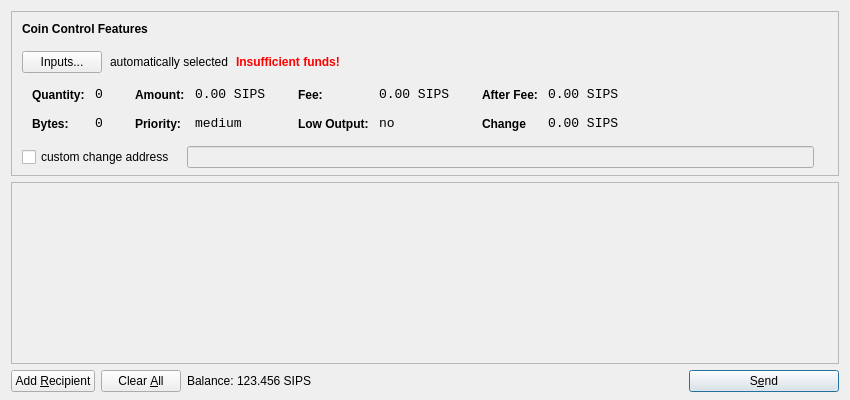
<?xml version="1.0" encoding="UTF-8"?>
<ui version="4.0">
 <class>SendCoinsDialog</class>
 <widget class="QDialog" name="SendCoinsDialog">
  <property name="geometry">
   <rect>
    <x>0</x>
    <y>0</y>
    <width>850</width>
    <height>400</height>
   </rect>
  </property>
  <property name="windowTitle">
   <string>Send Coins</string>
  </property>
  <layout class="QVBoxLayout" name="verticalLayout" stretch="0,1,0">
   <property name="bottomMargin">
    <number>8</number>
   </property>
   <item>
    <widget class="QFrame" name="frameCoinControl">
     <property name="sizePolicy">
      <sizepolicy hsizetype="Expanding" vsizetype="Expanding">
       <horstretch>0</horstretch>
       <verstretch>0</verstretch>
      </sizepolicy>
     </property>
     <property name="maximumSize">
      <size>
       <width>16777215</width>
       <height>16777215</height>
      </size>
     </property>
     <property name="frameShape">
      <enum>QFrame::StyledPanel</enum>
     </property>
     <property name="frameShadow">
      <enum>QFrame::Sunken</enum>
     </property>
     <layout class="QVBoxLayout" name="verticalLayoutCoinControl2">
      <property name="spacing">
       <number>-1</number>
      </property>
      <property name="leftMargin">
       <number>0</number>
      </property>
      <property name="topMargin">
       <number>0</number>
      </property>
      <property name="rightMargin">
       <number>0</number>
      </property>
      <property name="bottomMargin">
       <number>6</number>
      </property>
      <item>
       <layout class="QVBoxLayout" name="verticalLayoutCoinControl" stretch="0,0,0,0,1">
        <property name="spacing">
         <number>0</number>
        </property>
        <property name="leftMargin">
         <number>10</number>
        </property>
        <property name="topMargin">
         <number>10</number>
        </property>
        <item>
         <layout class="QHBoxLayout" name="horizontalLayoutCoinControl1">
          <property name="bottomMargin">
           <number>15</number>
          </property>
          <item>
           <widget class="QLabel" name="labelCoinControlFeatures">
            <property name="sizePolicy">
             <sizepolicy hsizetype="Preferred" vsizetype="Maximum">
              <horstretch>0</horstretch>
              <verstretch>0</verstretch>
             </sizepolicy>
            </property>
            <property name="font">
             <font>
              <weight>75</weight>
              <bold>true</bold>
             </font>
            </property>
            <property name="styleSheet">
             <string notr="true">font-weight:bold;</string>
            </property>
            <property name="text">
             <string>Coin Control Features</string>
            </property>
           </widget>
          </item>
         </layout>
        </item>
        <item>
         <layout class="QHBoxLayout" name="horizontalLayoutCoinControl2" stretch="0,0,0,0">
          <property name="spacing">
           <number>8</number>
          </property>
          <property name="bottomMargin">
           <number>10</number>
          </property>
          <item>
           <widget class="QPushButton" name="pushButtonCoinControl">
            <property name="styleSheet">
             <string notr="true"/>
            </property>
            <property name="text">
             <string>Inputs...</string>
            </property>
           </widget>
          </item>
          <item>
           <widget class="QLabel" name="labelCoinControlAutomaticallySelected">
            <property name="text">
             <string>automatically selected</string>
            </property>
            <property name="margin">
             <number>5</number>
            </property>
           </widget>
          </item>
          <item>
           <widget class="QLabel" name="labelCoinControlInsuffFunds">
            <property name="font">
             <font>
              <weight>75</weight>
              <bold>true</bold>
             </font>
            </property>
            <property name="styleSheet">
             <string notr="true">color:red;font-weight:bold;</string>
            </property>
            <property name="text">
             <string>Insufficient funds!</string>
            </property>
            <property name="margin">
             <number>5</number>
            </property>
           </widget>
          </item>
          <item>
           <spacer name="horizontalSpacerCoinControl">
            <property name="orientation">
             <enum>Qt::Horizontal</enum>
            </property>
            <property name="sizeHint" stdset="0">
             <size>
              <width>40</width>
              <height>1</height>
             </size>
            </property>
           </spacer>
          </item>
         </layout>
        </item>
        <item>
         <widget class="QWidget" name="widgetCoinControl" native="true">
          <property name="sizePolicy">
           <sizepolicy hsizetype="Preferred" vsizetype="Preferred">
            <horstretch>0</horstretch>
            <verstretch>0</verstretch>
           </sizepolicy>
          </property>
          <property name="minimumSize">
           <size>
            <width>0</width>
            <height>0</height>
           </size>
          </property>
          <property name="styleSheet">
           <string notr="true"/>
          </property>
          <layout class="QHBoxLayout" name="horizontalLayoutCoinControl5">
           <property name="margin">
            <number>0</number>
           </property>
           <item>
            <layout class="QHBoxLayout" name="horizontalLayoutCoinControl3" stretch="0,0,0,1">
             <property name="spacing">
              <number>20</number>
             </property>
             <property name="topMargin">
              <number>0</number>
             </property>
             <property name="bottomMargin">
              <number>10</number>
             </property>
             <item>
              <layout class="QFormLayout" name="formLayoutCoinControl1">
               <property name="horizontalSpacing">
                <number>10</number>
               </property>
               <property name="verticalSpacing">
                <number>14</number>
               </property>
               <property name="leftMargin">
                <number>10</number>
               </property>
               <property name="topMargin">
                <number>4</number>
               </property>
               <property name="rightMargin">
                <number>6</number>
               </property>
               <item row="0" column="0">
                <widget class="QLabel" name="labelCoinControlQuantityText">
                 <property name="styleSheet">
                  <string notr="true">font-weight:bold;</string>
                 </property>
                 <property name="text">
                  <string>Quantity:</string>
                 </property>
                 <property name="margin">
                  <number>0</number>
                 </property>
                </widget>
               </item>
               <item row="0" column="1">
                <widget class="QLabel" name="labelCoinControlQuantity">
                 <property name="font">
                  <font>
                   <family>Monospace</family>
                   <pointsize>10</pointsize>
                  </font>
                 </property>
                 <property name="cursor">
                  <cursorShape>IBeamCursor</cursorShape>
                 </property>
                 <property name="contextMenuPolicy">
                  <enum>Qt::ActionsContextMenu</enum>
                 </property>
                 <property name="text">
                  <string>0</string>
                 </property>
                 <property name="margin">
                  <number>0</number>
                 </property>
                 <property name="textInteractionFlags">
                  <set>Qt::LinksAccessibleByMouse|Qt::TextSelectableByKeyboard|Qt::TextSelectableByMouse</set>
                 </property>
                </widget>
               </item>
               <item row="1" column="0">
                <widget class="QLabel" name="labelCoinControlBytesText">
                 <property name="styleSheet">
                  <string notr="true">font-weight:bold;</string>
                 </property>
                 <property name="text">
                  <string>Bytes:</string>
                 </property>
                </widget>
               </item>
               <item row="1" column="1">
                <widget class="QLabel" name="labelCoinControlBytes">
                 <property name="font">
                  <font>
                   <family>Monospace</family>
                   <pointsize>10</pointsize>
                  </font>
                 </property>
                 <property name="cursor">
                  <cursorShape>IBeamCursor</cursorShape>
                 </property>
                 <property name="contextMenuPolicy">
                  <enum>Qt::ActionsContextMenu</enum>
                 </property>
                 <property name="text">
                  <string>0</string>
                 </property>
                 <property name="textInteractionFlags">
                  <set>Qt::LinksAccessibleByMouse|Qt::TextSelectableByKeyboard|Qt::TextSelectableByMouse</set>
                 </property>
                </widget>
               </item>
              </layout>
             </item>
             <item>
              <layout class="QFormLayout" name="formLayoutCoinControl2">
               <property name="horizontalSpacing">
                <number>10</number>
               </property>
               <property name="verticalSpacing">
                <number>14</number>
               </property>
               <property name="leftMargin">
                <number>6</number>
               </property>
               <property name="topMargin">
                <number>4</number>
               </property>
               <property name="rightMargin">
                <number>6</number>
               </property>
               <item row="0" column="0">
                <widget class="QLabel" name="labelCoinControlAmountText">
                 <property name="styleSheet">
                  <string notr="true">font-weight:bold;</string>
                 </property>
                 <property name="text">
                  <string>Amount:</string>
                 </property>
                 <property name="margin">
                  <number>0</number>
                 </property>
                </widget>
               </item>
               <item row="0" column="1">
                <widget class="QLabel" name="labelCoinControlAmount">
                 <property name="font">
                  <font>
                   <family>Monospace</family>
                   <pointsize>10</pointsize>
                  </font>
                 </property>
                 <property name="cursor">
                  <cursorShape>IBeamCursor</cursorShape>
                 </property>
                 <property name="contextMenuPolicy">
                  <enum>Qt::ActionsContextMenu</enum>
                 </property>
                 <property name="text">
                  <string>0.00 SIPS</string>
                 </property>
                 <property name="textInteractionFlags">
                  <set>Qt::LinksAccessibleByMouse|Qt::TextSelectableByKeyboard|Qt::TextSelectableByMouse</set>
                 </property>
                </widget>
               </item>
               <item row="1" column="0">
                <widget class="QLabel" name="labelCoinControlPriorityText">
                 <property name="styleSheet">
                  <string notr="true">font-weight:bold;</string>
                 </property>
                 <property name="text">
                  <string>Priority:</string>
                 </property>
                </widget>
               </item>
               <item row="1" column="1">
                <widget class="QLabel" name="labelCoinControlPriority">
                 <property name="font">
                  <font>
                   <family>Monospace</family>
                   <pointsize>10</pointsize>
                  </font>
                 </property>
                 <property name="cursor">
                  <cursorShape>IBeamCursor</cursorShape>
                 </property>
                 <property name="contextMenuPolicy">
                  <enum>Qt::ActionsContextMenu</enum>
                 </property>
                 <property name="text">
                  <string>medium</string>
                 </property>
                 <property name="textInteractionFlags">
                  <set>Qt::LinksAccessibleByMouse|Qt::TextSelectableByKeyboard|Qt::TextSelectableByMouse</set>
                 </property>
                </widget>
               </item>
              </layout>
             </item>
             <item>
              <layout class="QFormLayout" name="formLayoutCoinControl3">
               <property name="horizontalSpacing">
                <number>10</number>
               </property>
               <property name="verticalSpacing">
                <number>14</number>
               </property>
               <property name="leftMargin">
                <number>6</number>
               </property>
               <property name="topMargin">
                <number>4</number>
               </property>
               <property name="rightMargin">
                <number>6</number>
               </property>
               <item row="0" column="0">
                <widget class="QLabel" name="labelCoinControlFeeText">
                 <property name="styleSheet">
                  <string notr="true">font-weight:bold;</string>
                 </property>
                 <property name="text">
                  <string>Fee:</string>
                 </property>
                 <property name="margin">
                  <number>0</number>
                 </property>
                </widget>
               </item>
               <item row="0" column="1">
                <widget class="QLabel" name="labelCoinControlFee">
                 <property name="font">
                  <font>
                   <family>Monospace</family>
                   <pointsize>10</pointsize>
                  </font>
                 </property>
                 <property name="cursor">
                  <cursorShape>IBeamCursor</cursorShape>
                 </property>
                 <property name="contextMenuPolicy">
                  <enum>Qt::ActionsContextMenu</enum>
                 </property>
                 <property name="text">
                  <string>0.00 SIPS</string>
                 </property>
                 <property name="textInteractionFlags">
                  <set>Qt::LinksAccessibleByMouse|Qt::TextSelectableByKeyboard|Qt::TextSelectableByMouse</set>
                 </property>
                </widget>
               </item>
               <item row="1" column="0">
                <widget class="QLabel" name="labelCoinControlLowOutputText">
                 <property name="styleSheet">
                  <string notr="true">font-weight:bold;</string>
                 </property>
                 <property name="text">
                  <string>Low Output:</string>
                 </property>
                </widget>
               </item>
               <item row="1" column="1">
                <widget class="QLabel" name="labelCoinControlLowOutput">
                 <property name="font">
                  <font>
                   <family>Monospace</family>
                   <pointsize>10</pointsize>
                  </font>
                 </property>
                 <property name="cursor">
                  <cursorShape>IBeamCursor</cursorShape>
                 </property>
                 <property name="contextMenuPolicy">
                  <enum>Qt::ActionsContextMenu</enum>
                 </property>
                 <property name="text">
                  <string>no</string>
                 </property>
                 <property name="textInteractionFlags">
                  <set>Qt::LinksAccessibleByMouse|Qt::TextSelectableByKeyboard|Qt::TextSelectableByMouse</set>
                 </property>
                </widget>
               </item>
              </layout>
             </item>
             <item>
              <layout class="QFormLayout" name="formLayoutCoinControl4">
               <property name="horizontalSpacing">
                <number>10</number>
               </property>
               <property name="verticalSpacing">
                <number>14</number>
               </property>
               <property name="leftMargin">
                <number>6</number>
               </property>
               <property name="topMargin">
                <number>4</number>
               </property>
               <property name="rightMargin">
                <number>6</number>
               </property>
               <item row="0" column="0">
                <widget class="QLabel" name="labelCoinControlAfterFeeText">
                 <property name="styleSheet">
                  <string notr="true">font-weight:bold;</string>
                 </property>
                 <property name="text">
                  <string>After Fee:</string>
                 </property>
                 <property name="margin">
                  <number>0</number>
                 </property>
                </widget>
               </item>
               <item row="0" column="1">
                <widget class="QLabel" name="labelCoinControlAfterFee">
                 <property name="font">
                  <font>
                   <family>Monospace</family>
                   <pointsize>10</pointsize>
                  </font>
                 </property>
                 <property name="cursor">
                  <cursorShape>IBeamCursor</cursorShape>
                 </property>
                 <property name="contextMenuPolicy">
                  <enum>Qt::ActionsContextMenu</enum>
                 </property>
                 <property name="text">
                  <string>0.00 SIPS</string>
                 </property>
                 <property name="textInteractionFlags">
                  <set>Qt::LinksAccessibleByMouse|Qt::TextSelectableByKeyboard|Qt::TextSelectableByMouse</set>
                 </property>
                </widget>
               </item>
               <item row="1" column="0">
                <widget class="QLabel" name="labelCoinControlChangeText">
                 <property name="styleSheet">
                  <string notr="true">font-weight:bold;</string>
                 </property>
                 <property name="text">
                  <string>Change</string>
                 </property>
                </widget>
               </item>
               <item row="1" column="1">
                <widget class="QLabel" name="labelCoinControlChange">
                 <property name="font">
                  <font>
                   <family>Monospace</family>
                   <pointsize>10</pointsize>
                  </font>
                 </property>
                 <property name="cursor">
                  <cursorShape>IBeamCursor</cursorShape>
                 </property>
                 <property name="contextMenuPolicy">
                  <enum>Qt::ActionsContextMenu</enum>
                 </property>
                 <property name="text">
                  <string>0.00 SIPS</string>
                 </property>
                 <property name="textInteractionFlags">
                  <set>Qt::LinksAccessibleByMouse|Qt::TextSelectableByKeyboard|Qt::TextSelectableByMouse</set>
                 </property>
                </widget>
               </item>
              </layout>
             </item>
            </layout>
           </item>
          </layout>
         </widget>
        </item>
        <item>
         <layout class="QHBoxLayout" name="horizontalLayoutCoinControl4" stretch="0,0,0">
          <property name="spacing">
           <number>12</number>
          </property>
          <property name="sizeConstraint">
           <enum>QLayout::SetDefaultConstraint</enum>
          </property>
          <property name="topMargin">
           <number>5</number>
          </property>
          <property name="rightMargin">
           <number>5</number>
          </property>
          <item>
           <widget class="QCheckBox" name="checkBoxCoinControlChange">
            <property name="text">
             <string>custom change address</string>
            </property>
           </widget>
          </item>
          <item>
           <widget class="QLineEdit" name="lineEditCoinControlChange">
            <property name="enabled">
             <bool>false</bool>
            </property>
            <property name="sizePolicy">
             <sizepolicy hsizetype="Expanding" vsizetype="Fixed">
              <horstretch>0</horstretch>
              <verstretch>0</verstretch>
             </sizepolicy>
            </property>
           </widget>
          </item>
          <item>
           <widget class="QLabel" name="labelCoinControlChangeLabel">
            <property name="sizePolicy">
             <sizepolicy hsizetype="Preferred" vsizetype="Expanding">
              <horstretch>0</horstretch>
              <verstretch>0</verstretch>
             </sizepolicy>
            </property>
            <property name="minimumSize">
             <size>
              <width>0</width>
              <height>0</height>
             </size>
            </property>
            <property name="text">
             <string/>
            </property>
            <property name="margin">
             <number>3</number>
            </property>
           </widget>
          </item>
         </layout>
        </item>
        <item>
         <spacer name="verticalSpacerCoinControl">
          <property name="orientation">
           <enum>Qt::Vertical</enum>
          </property>
          <property name="sizeHint" stdset="0">
           <size>
            <width>800</width>
            <height>1</height>
           </size>
          </property>
         </spacer>
        </item>
       </layout>
      </item>
     </layout>
    </widget>
   </item>
   <item>
    <widget class="QScrollArea" name="scrollArea">
     <property name="widgetResizable">
      <bool>true</bool>
     </property>
     <widget class="QWidget" name="scrollAreaWidgetContents">
      <property name="geometry">
       <rect>
        <x>0</x>
        <y>0</y>
        <width>830</width>
        <height>165</height>
       </rect>
      </property>
      <layout class="QVBoxLayout" name="verticalLayout_2">
       <property name="margin">
        <number>0</number>
       </property>
       <item>
        <layout class="QVBoxLayout" name="entries">
         <property name="spacing">
          <number>6</number>
         </property>
        </layout>
       </item>
       <item>
        <spacer name="verticalSpacer">
         <property name="orientation">
          <enum>Qt::Vertical</enum>
         </property>
         <property name="sizeHint" stdset="0">
          <size>
           <width>20</width>
           <height>40</height>
          </size>
         </property>
        </spacer>
       </item>
      </layout>
     </widget>
    </widget>
   </item>
   <item>
    <layout class="QHBoxLayout" name="horizontalLayout">
     <item>
      <widget class="QPushButton" name="addButton">
       <property name="toolTip">
        <string>Send to multiple recipients at once</string>
       </property>
       <property name="text">
        <string>Add &amp;Recipient</string>
       </property>
       <property name="autoDefault">
        <bool>false</bool>
       </property>
      </widget>
     </item>
     <item>
      <widget class="QPushButton" name="clearButton">
       <property name="sizePolicy">
        <sizepolicy hsizetype="Minimum" vsizetype="Fixed">
         <horstretch>0</horstretch>
         <verstretch>0</verstretch>
        </sizepolicy>
       </property>
       <property name="toolTip">
        <string>Remove all transaction fields</string>
       </property>
       <property name="text">
        <string>Clear &amp;All</string>
       </property>
       <property name="autoRepeatDelay">
        <number>300</number>
       </property>
       <property name="autoDefault">
        <bool>false</bool>
       </property>
      </widget>
     </item>
     <item>
      <layout class="QHBoxLayout" name="horizontalLayout_2">
       <property name="spacing">
        <number>3</number>
       </property>
       <item>
        <widget class="QLabel" name="label">
         <property name="sizePolicy">
          <sizepolicy hsizetype="Preferred" vsizetype="Fixed">
           <horstretch>0</horstretch>
           <verstretch>0</verstretch>
          </sizepolicy>
         </property>
         <property name="text">
          <string>Balance:</string>
         </property>
        </widget>
       </item>
       <item>
        <widget class="QLabel" name="labelBalance">
         <property name="sizePolicy">
          <sizepolicy hsizetype="Preferred" vsizetype="Fixed">
           <horstretch>0</horstretch>
           <verstretch>0</verstretch>
          </sizepolicy>
         </property>
         <property name="cursor">
          <cursorShape>IBeamCursor</cursorShape>
         </property>
         <property name="text">
          <string>123.456 SIPS</string>
         </property>
         <property name="textInteractionFlags">
          <set>Qt::LinksAccessibleByMouse|Qt::TextSelectableByKeyboard|Qt::TextSelectableByMouse</set>
         </property>
        </widget>
       </item>
      </layout>
     </item>
     <item>
      <spacer name="horizontalSpacer">
       <property name="orientation">
        <enum>Qt::Horizontal</enum>
       </property>
       <property name="sizeHint" stdset="0">
        <size>
         <width>40</width>
         <height>20</height>
        </size>
       </property>
      </spacer>
     </item>
     <item>
      <widget class="QPushButton" name="sendButton">
       <property name="minimumSize">
        <size>
         <width>150</width>
         <height>0</height>
        </size>
       </property>
       <property name="toolTip">
        <string>Confirm the send action</string>
       </property>
       <property name="text">
        <string>S&amp;end</string>
       </property>
       <property name="icon">
        <iconset resource="../bitcoin.qrc">
         <normaloff>:/icons/send</normaloff>:/icons/send</iconset>
       </property>
       <property name="default">
        <bool>true</bool>
       </property>
      </widget>
     </item>
    </layout>
   </item>
  </layout>
 </widget>
 <resources>
  <include location="../bitcoin.qrc"/>
 </resources>
 <connections/>
</ui>
